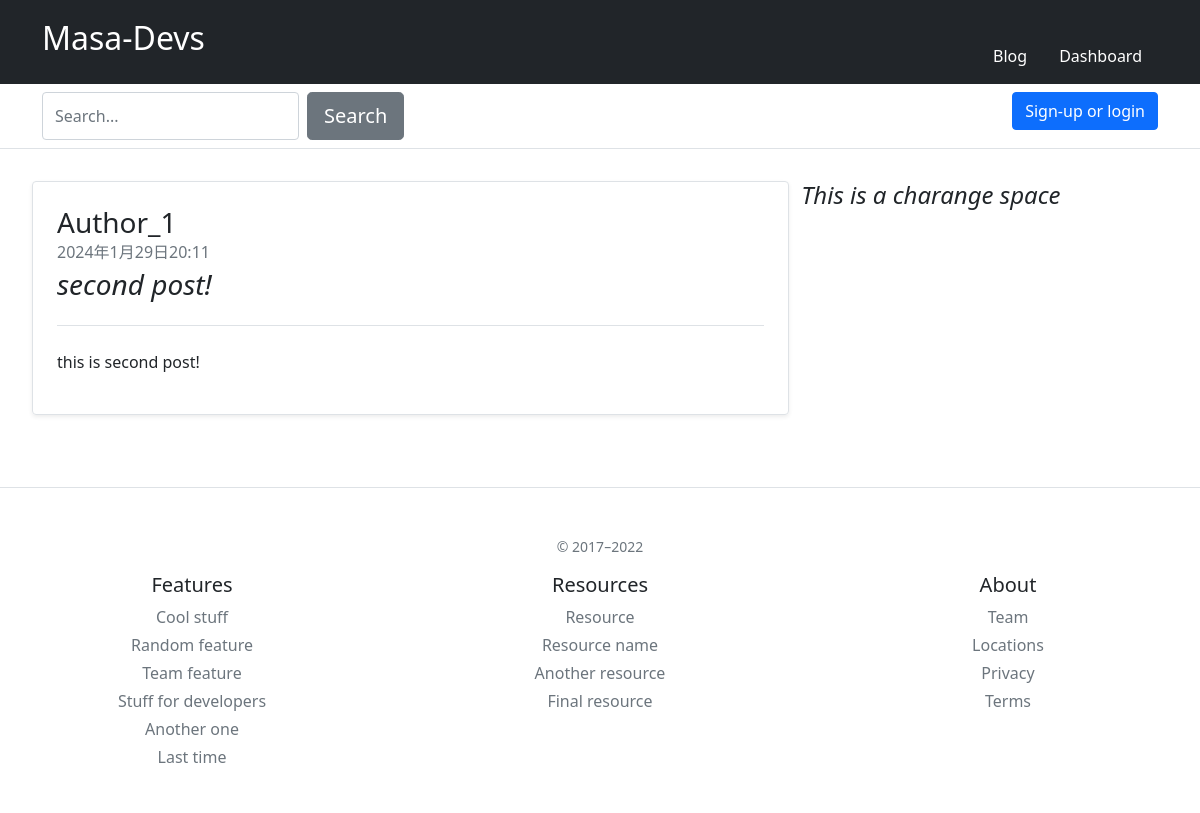
The app's page /blog/4/, older data.
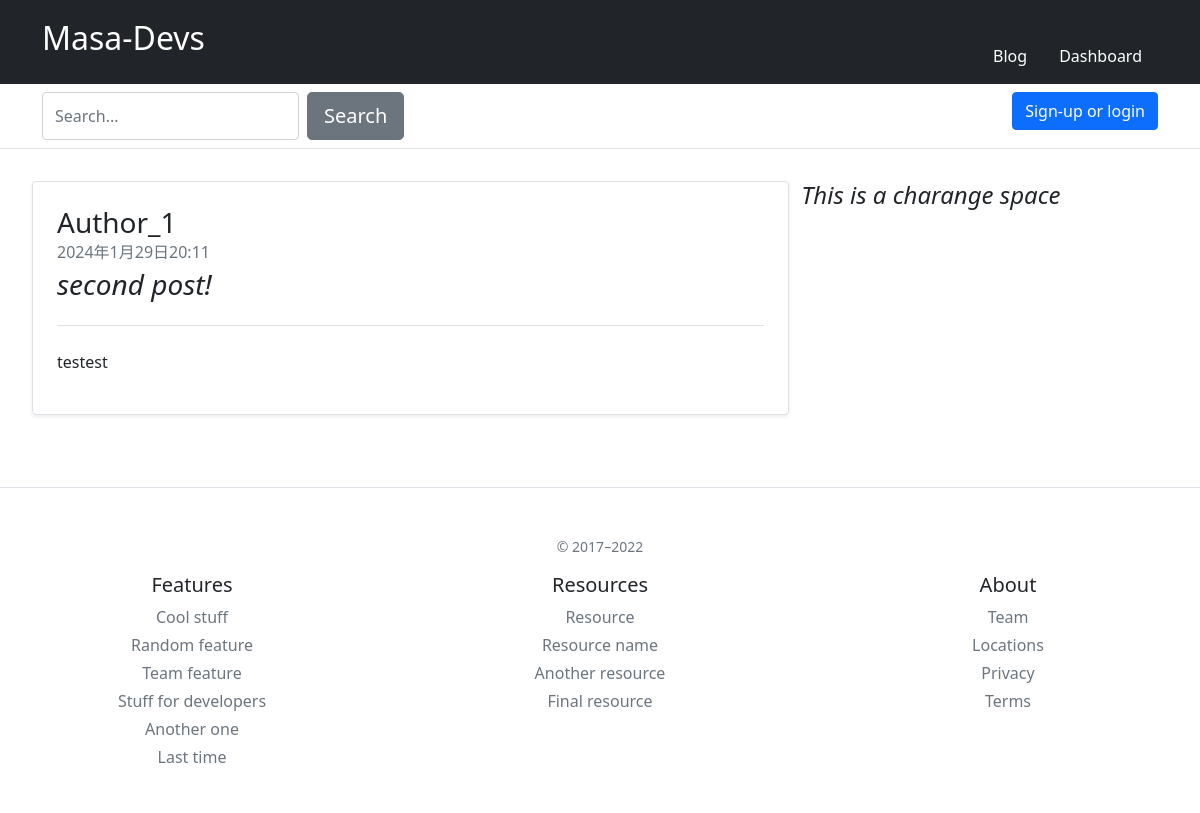
The same page, newer data.
### blog/models.py (models this page shows, shortened)
class Article(models.Model):
  author = models.ForeignKey(User, on_delete=models.CASCADE)
  title = models.CharField(max_length=30)
  body = models.TextField()
  created_at = models.DateTimeField(default=timezone.now)
  updated_at = models.DateTimeField(default=timezone.now)

### signup/models.py (models this page shows, shortened)
class User(AbstractBaseUser, PermissionsMixin):
  email = models.EmailField(max_length=225, unique=True)
  created_at = models.DateTimeField(default=timezone.now)
  updated_at = models.DateTimeField(default=timezone.now)
  is_staff = models.BooleanField(default=False)
  is_active = models.BooleanField(default=True) #メール認証
  objects = UserManager()
  USERNAME_FIELD = "email"
  REQUIRED_FIELDS = []

### blog/views.py (the view)
# urls.py: path('<int:pk>/', views.detail, name="detail"),
def detail(request, pk:int):
  article = Article.objects.get(pk=pk)
  context = {"article":article}
  return render(request, "blog/detail.html", context)

### blog/templates/blog/detail.html
{% extends "base.html" %}
{% block content %}
<div class="row" style="margin: 2em;">
  <div class="col-md-8 col-xs-1">
    <div class="row">
      <div class="row g-0 border rounded overflow-hidden flex-md-row mb-4 shadow-sm h-md-250 position-relative">
        <div class="col p-4 d-flex flex-column position-static">
          <h3 class="mb-0">Author_{{ article.author.pk }}</h3>
          <div class="mb-1 text-muted">{{ article.created_at }}</div>
          <h3 class="pb-4 mb-4 fst-italic border-bottom">{{ article.title }}</h3>
          <p style="word-break:break-all;">{{ article.body}}</p>
        </div>
      </div>
    </div>
  </div>
  <div class="col-md-4 col-xs-1">
    <h4 class="fst-italic">This is a charange space</h4>
  </div>
</div>
{% endblock %}

Row changes from the older to the newer data that the page shows:
changed Article "second post!": body "this is second post!" → "testest"
